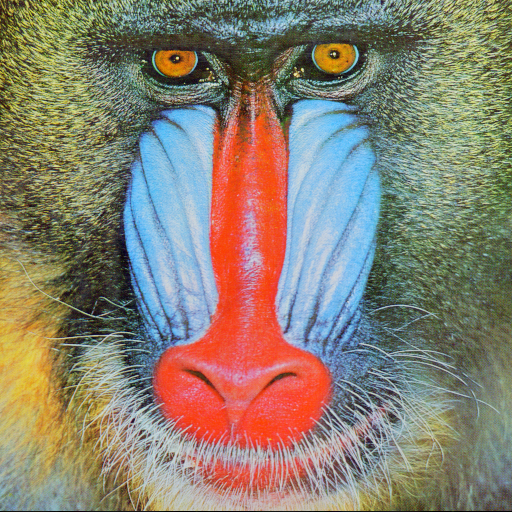
#> input picture IMG_InPut/babbon.png, 512 x 512 px
$ jupyter execute 'Prétraitement.ipynb'
#> lines starting #> are read from the running program, lines starting #| are printed output that depends on the picture
## Prétraitement

[cell 1]
import numpy as np
import matplotlib.pyplot as plt
from skimage import data
from PIL import Image

[cell 2]
def ranktransform(x):
    """
    Rank transform of the image input x
    Computes the rank of the intensity of each pixel x in its 7x7 neighborhood
    """
    image = np.array(x, dtype=np.float32)

    # Traitement des problèmes de bord
    pad = 3 # 7 // 2
    padded = np.pad(image, pad, mode='reflect')

    H, W = image.shape
    rtImage = np.zeros((H, W), dtype=np.float32)
    for x in range(-pad, pad + 1):
        for y in range(-pad, pad + 1):
            if y == 0 and x == 0:  #pixel central
                continue
            neighbor = padded[pad + y: pad + y + H, pad + x: pad + x + W]
            rtImage += (neighbor < image).astype(np.float32)

    return rtImage

[cell 3]
def test_tableau():
    img = np.ones((9, 9), dtype=np.float32) * 0.5
    img[6, 5] = 0.0
    img[5, 6] = 5.0
    rt = ranktransform(img)
    print(rt)

test_tableau()

Le rang attendu en un minimum est 0. A contrario sur un maximum on attent 48 en rang.

[cell 4]
def test_image():
    img = Image.open('./IMG_InPut/babbon.png').convert('L')
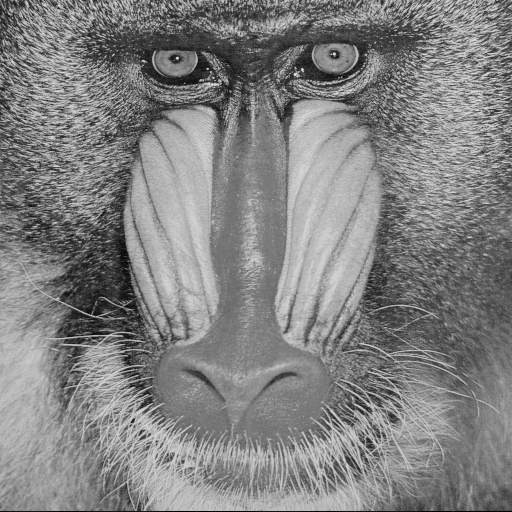
#> img: PIL image 512x512 L; min 0, max 231, mean 129.6
    rt = ranktransform(img)
#> in ranktransform (call 2), `padded = np.pad(image, pad, mode='reflect')`:
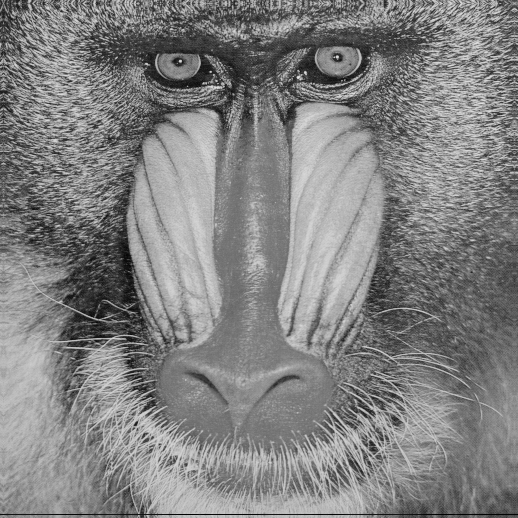
#> padded: shape (518, 518) float32; min 0, max 231, mean 129.5
#> after the loop in ranktransform (call 2), `for x in range(-pad, pad + 1):`:
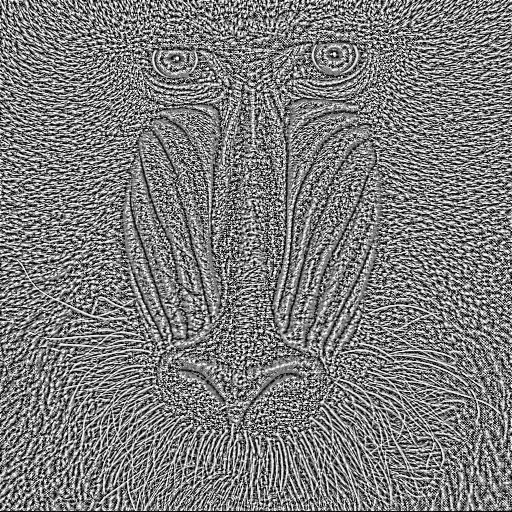
#> rtImage: shape (512, 512) float32; min 0, max 48, mean 23.5; drawn with min black and max white

    plt.figure(figsize=(12, 6))
    plt.subplot(1, 2, 1)
    plt.title("Original Image")
    plt.imshow(img, cmap='gray')
    plt.axis('off')

    plt.subplot(1, 2, 2)
    plt.title("Rank Transformed Image")
    plt.imshow(rt, cmap='gray')
    plt.axis('off')

    plt.show()
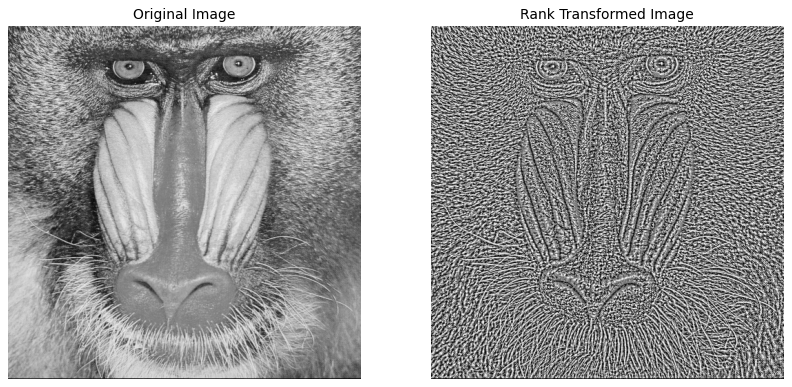
#> figure drawn by matplotlib, 2 panels
test_image()

$ run again, with IMG_InPut/Pashmina_rezised.jpg saved as IMG_InPut/babbon.png
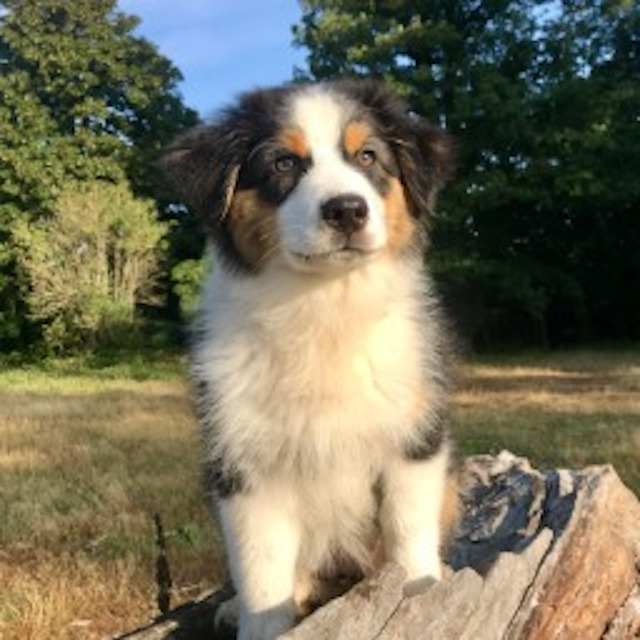
#> input picture IMG_InPut/Pashmina_rezised.jpg, 640 x 640 px
#> after the loop in ranktransform (call 2), `for x in range(-pad, pad + 1):`:
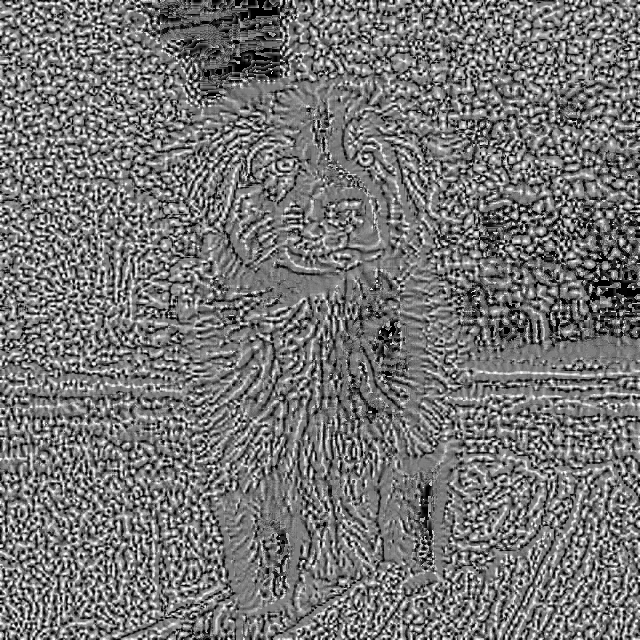
#> rtImage: shape (640, 640) float32; min 0, max 48, mean 22.1; drawn with min black and max white
#> in test_image, `plt.show()`:
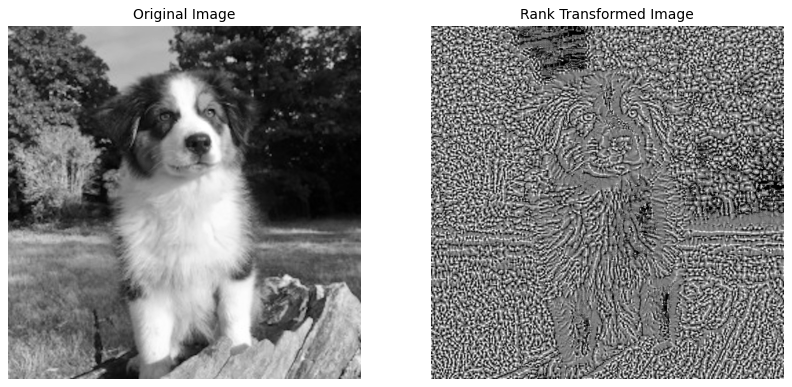
#> figure drawn by matplotlib, 2 panels
